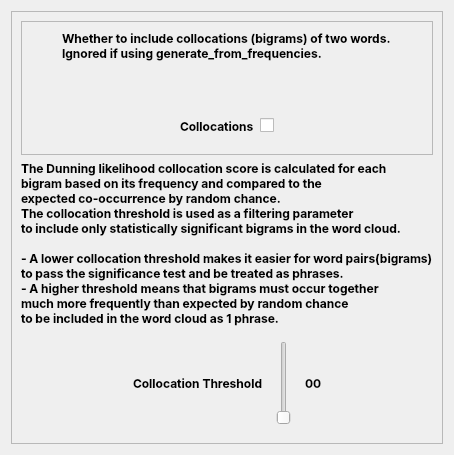
            <widget class="QWidget" name="parameters_windowPage8">
             <attribute name="title">
              <string>Collocations</string>
             </attribute>
             <layout class="QVBoxLayout" name="verticalLayout_46">
              <item>
               <widget class="QFrame" name="frame_35">
                <property name="frameShape">
                 <enum>QFrame::StyledPanel</enum>
                </property>
                <property name="frameShadow">
                 <enum>QFrame::Raised</enum>
                </property>
                <layout class="QGridLayout" name="gridLayout_23">
                 <item row="2" column="0">
                  <widget class="QFrame" name="frame_36">
                   <layout class="QHBoxLayout" name="horizontalLayout_46">
                    <item>
                     <spacer name="horizontalSpacer_58">
                      <property name="orientation">
                       <enum>Qt::Horizontal</enum>
                      </property>
                      <property name="sizeHint" stdset="0">
                       <size>
                        <width>40</width>
                        <height>20</height>
                       </size>
                      </property>
                     </spacer>
                    </item>
                    <item>
                     <widget class="QLabel" name="label_collocations_thresh">
                      <property name="font">
                       <font>
                        <family>Inter</family>
                        <pointsize>9</pointsize>
                        <italic>false</italic>
                        <bold>true</bold>
                        <kerning>true</kerning>
                       </font>
                      </property>
                      <property name="text">
                       <string>Collocation Threshold</string>
                      </property>
                     </widget>
                    </item>
                    <item>
                     <widget class="QSlider" name="collocations_thresh_slider">
                      <property name="enabled">
                       <bool>true</bool>
                      </property>
                      <property name="minimumSize">
                       <size>
                        <width>30</width>
                        <height>0</height>
                       </size>
                      </property>
                      <property name="maximumSize">
                       <size>
                        <width>30</width>
                        <height>16777215</height>
                       </size>
                      </property>
                      <property name="minimum">
                       <number>0</number>
                      </property>
                      <property name="maximum">
                       <number>100</number>
                      </property>
                      <property name="pageStep">
                       <number>1</number>
                      </property>
                      <property name="orientation">
                       <enum>Qt::Vertical</enum>
                      </property>
                     </widget>
                    </item>
                    <item>
                     <widget class="QLabel" name="collocation_thresh_slider_label">
                      <property name="maximumSize">
                       <size>
                        <width>50</width>
                        <height>50</height>
                       </size>
                      </property>
                      <property name="font">
                       <font>
                        <family>Inter</family>
                        <pointsize>9</pointsize>
                        <italic>false</italic>
                        <bold>true</bold>
                        <kerning>true</kerning>
                       </font>
                      </property>
                      <property name="text">
                       <string>00</string>
                      </property>
                     </widget>
                    </item>
                    <item>
                     <spacer name="horizontalSpacer_59">
                      <property name="orientation">
                       <enum>Qt::Horizontal</enum>
                      </property>
                      <property name="sizeHint" stdset="0">
                       <size>
                        <width>40</width>
                        <height>20</height>
                       </size>
                      </property>
                     </spacer>
                    </item>
                   </layout>
                  </widget>
                 </item>
                 <item row="1" column="0" alignment="Qt::AlignHCenter">
                  <widget class="QLabel" name="label_25">
                   <property name="font">
                    <font>
                     <family>Inter</family>
                     <pointsize>9</pointsize>
                     <italic>false</italic>
                     <bold>true</bold>
                     <kerning>true</kerning>
                    </font>
                   </property>
                   <property name="text">
                    <string>The Dunning likelihood collocation score is calculated for each
bigram based on its frequency and compared to the
expected co-occurrence by random chance.
The collocation threshold is used as a filtering parameter
to include only statistically significant bigrams in the word cloud.

- A lower collocation threshold makes it easier for word pairs(bigrams)
to pass the significance test and be treated as phrases.
- A higher threshold means that bigrams must occur together
much more frequently than expected by random chance
to be included in the word cloud as 1 phrase.</string>
                   </property>
                  </widget>
                 </item>
                 <item row="0" column="0">
                  <widget class="QFrame" name="frame_37">
                   <property name="frameShape">
                    <enum>QFrame::StyledPanel</enum>
                   </property>
                   <property name="frameShadow">
                    <enum>QFrame::Raised</enum>
                   </property>
                   <layout class="QVBoxLayout" name="verticalLayout_47">
                    <item alignment="Qt::AlignHCenter">
                     <widget class="QLabel" name="label_26">
                      <property name="font">
                       <font>
                        <family>Inter</family>
                        <pointsize>9</pointsize>
                        <italic>false</italic>
                        <bold>true</bold>
                        <kerning>true</kerning>
                       </font>
                      </property>
                      <property name="text">
                       <string>Whether to include collocations (bigrams) of two words.
Ignored if using generate_from_frequencies.</string>
                      </property>
                     </widget>
                    </item>
                    <item>
                     <spacer name="verticalSpacer_33">
                      <property name="orientation">
                       <enum>Qt::Vertical</enum>
                      </property>
                      <property name="sizeHint" stdset="0">
                       <size>
                        <width>20</width>
                        <height>40</height>
                       </size>
                      </property>
                     </spacer>
                    </item>
                    <item>
                     <widget class="QFrame" name="frame_38">
                      <layout class="QHBoxLayout" name="horizontalLayout_47">
                       <item>
                        <spacer name="horizontalSpacer_60">
                         <property name="orientation">
                          <enum>Qt::Horizontal</enum>
                         </property>
                         <property name="sizeHint" stdset="0">
                          <size>
                           <width>40</width>
                           <height>20</height>
                          </size>
                         </property>
                        </spacer>
                       </item>
                       <item>
                        <widget class="QLabel" name="label_collocations">
                         <property name="font">
                          <font>
                           <family>Inter</family>
                           <pointsize>9</pointsize>
                           <italic>false</italic>
                           <bold>true</bold>
                           <kerning>true</kerning>
                          </font>
                         </property>
                         <property name="text">
                          <string>Collocations</string>
                         </property>
                        </widget>
                       </item>
                       <item>
                        <widget class="QCheckBox" name="collocations_checkbox">
                         <property name="font">
                          <font>
                           <family>Inter</family>
                           <pointsize>9</pointsize>
                           <italic>false</italic>
                           <bold>true</bold>
                           <kerning>true</kerning>
                          </font>
                         </property>
                         <property name="text">
                          <string/>
                         </property>
                         <property name="checked">
                          <bool>false</bool>
                         </property>
                         <property name="tristate">
                          <bool>false</bool>
                         </property>
                        </widget>
                       </item>
                       <item>
                        <spacer name="horizontalSpacer_61">
                         <property name="orientation">
                          <enum>Qt::Horizontal</enum>
                         </property>
                         <property name="sizeHint" stdset="0">
                          <size>
                           <width>40</width>
                           <height>20</height>
                          </size>
                         </property>
                        </spacer>
                       </item>
                      </layout>
                     </widget>
                    </item>
                   </layout>
                  </widget>
                 </item>
                </layout>
               </widget>
              </item>
             </layout>
            </widget>
